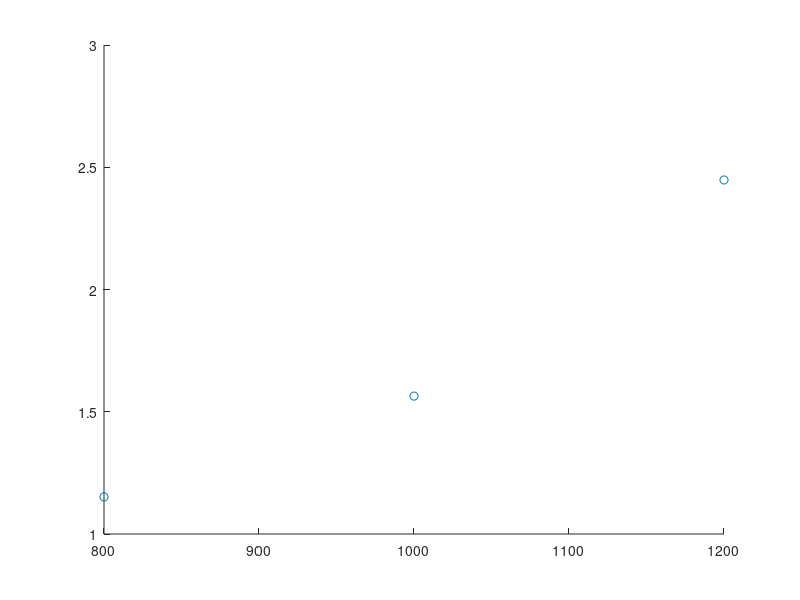

The MATLAB source for this figure: (Note: this script raises an error after producing the figure.)
%plot([1 2 3 4 5 6],[0 3 1 6 4 10],'o')
%hold on
%plot([1 2 3 4 5 6],[0 3 1 5 4 10],'^')
%hold on
%x = [1 2 3 4 5 6];
%y = [0 3 1 3 4 10];
close all;
fig = figure('Position',[0 0 1300 850]);
Oxy21 = [1.152 1.564 2.448];
Oxy15 = [1.6 2.256 3.184];
Oxy10 = [1.87 3 3.616];
ytotal = [Oxy21; Oxy15; Oxy10];
err = [0.15 0.1 0.14; 0.16 0.12 0.11; 0.18 0.17 0.18];
x = [800 1000 1200];

plot(x,Oxy21,'o',MarkerFaceColor=[1 0 0],MarkerSize=12,MarkerEdgeColor='none');
hold on
errorbar(x,Oxy21,err,"vertical","LineStyle","none");
hold on
plot(x,Oxy15,'^',MarkerFaceColor=[0 1 0],MarkerSize=12,MarkerEdgeColor='none');
hold on
plot(x,Oxy10,'square',MarkerFaceColor=[0 0 1],MarkerSize=14,MarkerEdgeColor='none');
hold on

coefficients21 = polyfit(x, Oxy21, 1);
xFit = linspace(min(x), max(x), 1000);
yFit = polyval(coefficients21 , xFit);
hold on;
%plot(xFit, yFit,'LineWidth', 1.25,'LineStyle','--');
plot(xFit, yFit, 'LineWidth', 1.5,'LineStyle','--','Color',[1 0 0]);

hold on

coefficients15 = polyfit(x, Oxy15, 1);
xFit = linspace(min(x), max(x), 1000);
yFit = polyval(coefficients15 , xFit);
hold on;
%plot(xFit, yFit,'LineWidth', 1.25,'LineStyle','--');
plot(xFit, yFit, 'LineWidth', 1.5,'LineStyle','--','Color',[0 1 0]);

hold on

coefficients10 = polyfit(x, Oxy10, 1);
xFit = linspace(min(x), max(x), 1000);
yFit = polyval(coefficients10 , xFit);
hold on;
%plot(xFit, yFit,'LineWidth', 1.25,'LineStyle','--');
plot(xFit, yFit, 'LineWidth', 1.5,'LineStyle','--','Color',[0 0 1]);

hold on


%trendline(x,Oxy21);
%hold on
%trendline(x,Oxy15);
%hold on
%trendline(x,Oxy10);
%hold on
grid off
xlim([750 1250]);
xticks(800:200:1200);
set(gca, 'XTickLabel', {'1200','1000','800'});

ylim([0 4]);
yticks(0:0.5:4);